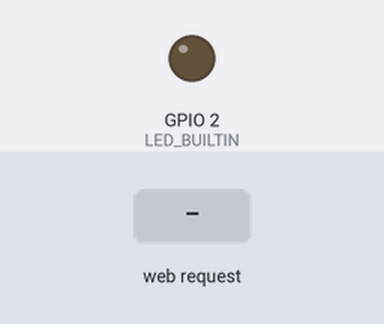
A sketch run on a simulated ESP32. Parts: output pins drawn as LEDs (lit = HIGH). Inputs (shaded band) come from the test bench. WiFi joins after 1.5 s; servers stay silent unless stated; what the sketch prints to the serial monitor is not drawn.

Above: at 3.7 s.
3.8 s: HTTP request GET /H received
At 5.0 s:
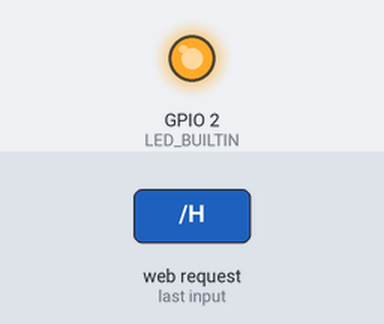
5.3 s: HTTP request GET /L received
At 6.1 s:
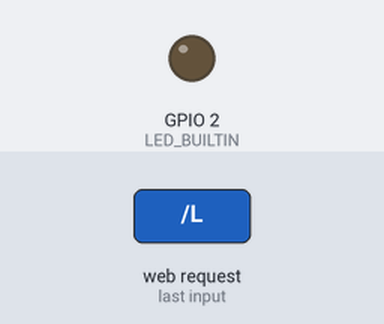
Timing chart, 0 to 8.3 s (numbered marks = the images above; inputs shaded):
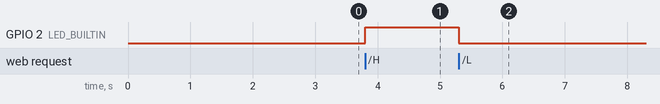

Measured:
- after the input at 3.8 s, GPIO 2 (LED_BUILTIN): LOW → HIGH at once
- after the input at 5.3 s, GPIO 2 (LED_BUILTIN): HIGH → LOW at once

The sketch:

SimpleWiFiServer_ESP32S.ino
```cpp
#include <WiFi.h>

const char* ssid     = "BRUCE";
const char* password = "12345678";
#define LED_BUILTIN 2

WiFiServer server(80);

void setup()
{
  pinMode(LED_BUILTIN, OUTPUT);
  digitalWrite(LED_BUILTIN,LOW) ;
  Serial.begin(9600);
  delay(1000);


    // We start by connecting to a WiFi network

    Serial.println();
    Serial.println();
    Serial.print("Connecting to ");
    Serial.println(ssid);

    WiFi.begin(ssid, password);

    while (WiFi.status() != WL_CONNECTED) {
        delay(500);
        Serial.print(".");
    }

    Serial.println("");
    Serial.print("Successful Connecting to Access Point:");
    Serial.println(WiFi.SSID());
    Serial.println("WiFi connected");
    Serial.println("IP address: ");
    Serial.println(WiFi.localIP());

    server.begin();

}

int value = 0;

void loop(){
 WiFiClient client = server.available();   // listen for incoming clients

  if (client) {                             // if you get a client,
    Serial.println("New Client.");           // print a message out the serial port
    String currentLine = "";                // make a String to hold incoming data from the client
    while (client.connected()) {            // loop while the client's connected
      if (client.available()) {             // if there's bytes to read from the client,
        char c = client.read();             // read a byte, then
        Serial.write(c);                    // print it out the serial monitor
        if (c == '\n') {                    // if the byte is a newline character

          // if the current line is blank, you got two newline characters in a row.
          // that's the end of the client HTTP request, so send a response:
          if (currentLine.length() == 0) {
            // HTTP headers always start with a response code (e.g. HTTP/1.1 200 OK)
            // and a content-type so the client knows what's coming, then a blank line:
            client.println("HTTP/1.1 200 OK");
            client.println("Content-type:text/html");
            client.println();

            // the content of the HTTP response follows the header:
            client.print("Click <a href=\"/H\">here</a> to turn the LED on GPIo 2 on.<br>");
            client.print("Click <a href=\"/L\">here</a> to turn the LED on GPIo 2 off.<br>");

            // The HTTP response ends with another blank line:
            client.println();
            // break out of the while loop:
            break;
          } else {    // if you got a newline, then clear currentLine:
            currentLine = "";
          }
        } else if (c != '\r') {  // if you got anything else but a carriage return character,
          currentLine += c;      // add it to the end of the currentLine
        }

        // Check to see if the client request was "GET /H" or "GET /L":
        if (currentLine.endsWith("GET /H")) {
          digitalWrite(LED_BUILTIN, HIGH);               // GET /H turns the LED on
        }
        if (currentLine.endsWith("GET /L")) {
          digitalWrite(LED_BUILTIN, LOW);                // GET /L turns the LED off
        }
      }
    }
    // close the connection:
    client.stop();
    Serial.println("Client Disconnected.");
  }
}
```
